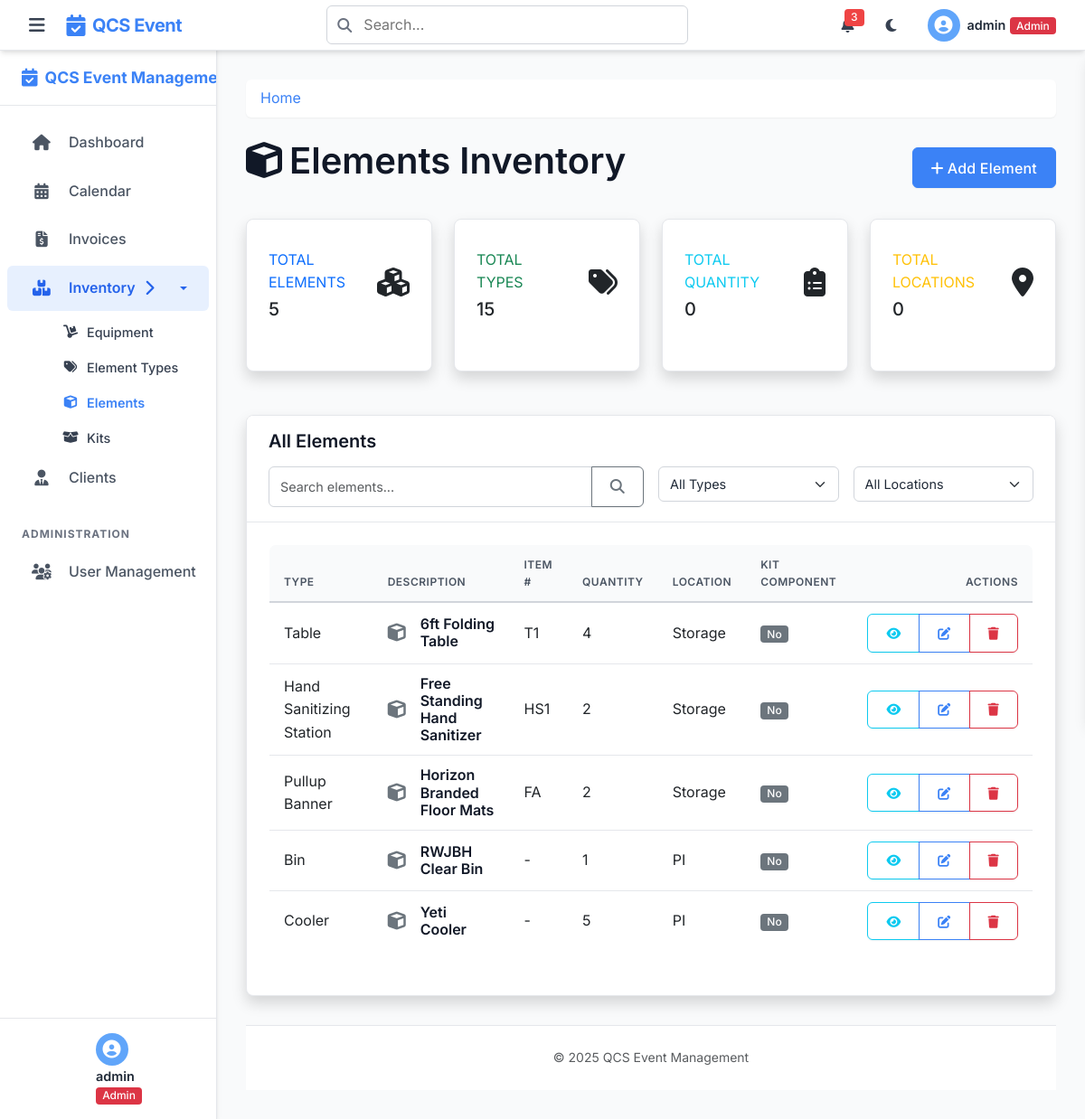
Page /elements (signed in) on the committed database.
### tables this page shows
CREATE TABLE elements (
    element_id INTEGER PRIMARY KEY AUTOINCREMENT,
    type_id INTEGER NOT NULL,
    item_description TEXT NOT NULL,
    item_number TEXT,  -- Can be NULL if no item number is assigned
    quantity INTEGER NOT NULL CHECK (quantity >= 0),
    location TEXT NOT NULL,
    is_kit_component BOOLEAN DEFAULT 0, -- 0 for false, 1 for true.
    FOREIGN KEY (type_id) REFERENCES element_types(type_id)
);

CREATE TABLE element_types (
    type_id INTEGER PRIMARY KEY AUTOINCREMENT,
    type_name TEXT NOT NULL UNIQUE
);

### app.py (the view)
@app.route('/elements')
@login_required
def elements():
    db = get_db()
    search = request.args.get('search', '')
    type_filter = request.args.get('type', '')
    location_filter = request.args.get('location', '') # Assuming location_id exists in elements table
    query = '''
        SELECT e.*, t.type_name
        FROM elements e
        JOIN element_types t ON e.type_id = t.type_id
        WHERE 1=1
    '''
    params = []
    if search:
        query += " AND (e.item_description LIKE ? OR e.item_number LIKE ?)"
        search_param = f"%{search}%"
        params.extend([search_param, search_param])
    if type_filter:
        query += " AND e.type_id = ?"
        params.append(type_filter)
    query += " ORDER BY e.item_description ASC"
    elements_list = db.execute(query, params).fetchall()
    element_types_list = db.execute('SELECT * FROM element_types ORDER BY type_name').fetchall()
    return render_template('elements.html',
                           elements=elements_list,
                           types=element_types_list,
                           search=search,
                           type_filter=type_filter,
                           location_filter=location_filter)

### app.py (called while the page is built)
@app.after_request
def add_security_headers(response):
    response.headers['X-Content-Type-Options'] = 'nosniff'
    response.headers['X-Frame-Options'] = 'DENY'
    response.headers['X-XSS-Protection'] = '1; mode=block'
    response.headers['Strict-Transport-Security'] = 'max-age=31536000; includeSubDomains'
    return response

### helpers.py (called while the page is built)
def get_db():
    if 'db' not in g:
        g.db = sqlite3.connect(
            current_app.config['DATABASE'],
            detect_types=sqlite3.PARSE_DECLTYPES
        )
        g.db.row_factory = sqlite3.Row
    return g.db

def login_required(f):
    @wraps(f)
    def decorated_function(*args, **kwargs):
        if 'user_id' not in session:
            if request.path.startswith('/api/') or request.is_json or request.headers.get('X-Requested-With') == 'XMLHttpRequest':
                return jsonify({'error': 'Authentication required'}), 401
            else:
                flash('Please log in first', 'warning')
                return redirect(url_for('login'))
        return f(*args, **kwargs)
    return decorated_function

### templates/elements.html (shortened to what this page needs)
{% extends 'layout.html' %}
{% block content %}
<div class="d-flex justify-content-between align-items-center mb-4">
    <h1><i class="fas fa-cube me-2"></i>Elements Inventory</h1>
    <div>
        {% if 'admin' in session.role or 'staff' in session.role %}
        <a href="{{ url_for('new_element') }}" class="btn btn-primary">
            <i class="fas fa-plus me-1"></i>Add Element
        </a>
        {% endif %}
    </div>
</div>
<div class="row mb-4">
    <div class="col-xl-3 col-md-6 mb-4">
        <div class="card border-left-primary shadow h-100 py-2">
            <div class="card-body">
                <div class="row no-gutters align-items-center">
                    <div class="col mr-2">
                        <div class="text-xs font-weight-bold text-primary text-uppercase mb-1">
                            Total Elements
                        </div>
                        <div class="h5 mb-0 font-weight-bold text-gray-800">{{ elements|length }}</div>
                    </div>
                    <div class="col-auto">
                        <i class="fas fa-cubes fa-2x text-gray-300"></i>
                    </div>
                </div>
            </div>
        </div>
    </div>
    <div class="col-xl-3 col-md-6 mb-4">
        <div class="card border-left-success shadow h-100 py-2">
            <div class="card-body">
                <div class="row no-gutters align-items-center">
                    <div class="col mr-2">
                        <div class="text-xs font-weight-bold text-success text-uppercase mb-1">
                            Total Types
                        </div>
                        <div class="h5 mb-0 font-weight-bold text-gray-800">
                            {{ types|length }}
                        </div>
                    </div>
                    <div class="col-auto">
                        <i class="fas fa-tags fa-2x text-gray-300"></i>
                    </div>
                </div>
            </div>
        </div>
    </div>
    <div class="col-xl-3 col-md-6 mb-4">
        <div class="card border-left-info shadow h-100 py-2">
            <div class="card-body">
                <div class="row no-gutters align-items-center">
                    <div class="col mr-2">
                        <div class="text-xs font-weight-bold text-info text-uppercase mb-1">
                            Total Quantity
                        </div>
                        <div class="h5 mb-0 font-weight-bold text-gray-800">
                            {% set total_quantity = 0 %}
                            {% for element in elements %}
                                {% set total_quantity = total_quantity + element.quantity %}
                            {% endfor %}
                            {{ total_quantity }}
                        </div>
                    </div>
                    <div class="col-auto">
                        <i class="fas fa-clipboard-list fa-2x text-gray-300"></i>
                    </div>
                </div>
            </div>
        </div>
    </div>
    <div class="col-xl-3 col-md-6 mb-4">
        <div class="card border-left-warning shadow h-100 py-2">
            <div class="card-body">
                <div class="row no-gutters align-items-center">
                    <div class="col mr-2">
                        <div class="text-xs font-weight-bold text-warning text-uppercase mb-1">
                            Total Locations
                        </div>
                        <div class="h5 mb-0 font-weight-bold text-gray-800">{{ locations|length }}</div>
                    </div>
                    <div class="col-auto">
                        <i class="fas fa-map-marker-alt fa-2x text-gray-300"></i>
                    </div>
                </div>
            </div>
        </div>
    </div>
</div>
<div class="card shadow mb-4">
    <div class="card-header bg-white py-3">
        <div class="row align-items-center mb-3">
            <div class="col">
                <h5 class="mb-0 text-gray-800">All Elements</h5>
            </div>
        </div>
        <form method="get" class="row g-3">
            <div class="col-md-6">
                <div class="input-group">
                    <input type="text" class="form-control" placeholder="Search elements..." name="search" value="{{ request.args.get('search', '') }}">
                    <button class="btn btn-outline-secondary" type="submit">
                        <i class="fas fa-search"></i>
                    </button>
                </div>
            </div>
            <div class="col-md-3">
                <select id="typeFilter" name="type" class="form-select" onchange="this.form.submit()">
                    <option value="">All Types</option>
                </select>
            </div>
            <div class="col-md-3">
                <select id="locationFilter" name="location" class="form-select" onchange="this.form.submit()">
                    <option value="">All Locations</option>
                </select>
            </div>
        </form>
    </div>
    <div class="card-body">
        {% if elements %}
            <div class="table-responsive">
                <table class="table table-hover align-middle">
                    <thead>
                        <tr>
                            <th>Type</th>
                            <th>Description</th>
                            <th>Item #</th>
                            <th>Quantity</th>
                            <th>Location</th>
                            <th>Kit Component</th>
                            <th class="text-end">Actions</th>
                        </tr>
                    </thead>
                    <tbody>
                        {% for element in elements %}
                        <tr>
                            <td>{{ element.type_name }}</td>
                            <td>
                                <div class="d-flex align-items-center">
                                    <div class="flex-shrink-0">
                                        <i class="fas fa-cube fa-lg text-secondary me-3"></i>
                                    </div>
                                    <div>
                                        <h6 class="mb-0">{{ element.item_description }}</h6>
                                    </div>
                                </div>
                            </td>
                            <td>{{ element.item_number or '-' }}</td>
                            <td>{{ element.quantity }}</td>
                            <td>{{ element.location }}</td>
                            <td>
                                {% if element.is_kit_component %}
                                <span class="badge bg-info">Yes</span>
                                {% else %}
                                <span class="badge bg-secondary">No</span>
                                {% endif %}
                            </td>
                            <td class="text-end">
                                <div class="btn-group">
                                    <a href="{{ url_for('view_element', element_id=element.element_id) }}" class="btn btn-sm btn-outline-info">
                                        <i class="fas fa-eye"></i>
                                    </a>
                                    {% if 'admin' in session.role or 'staff' in session.role %}
                                    <a href="{{ url_for('edit_element', element_id=element.element_id) }}" class="btn btn-sm btn-outline-primary">
                                        <i class="fas fa-edit"></i>
                                    </a>
                                    <button type="button" class="btn btn-sm btn-outline-danger"
                                            data-bs-toggle="modal" data-bs-target="#deleteElementModal{{ element.element_id }}">
                                        <i class="fas fa-trash"></i>
                                    </button>
                                    {% endif %}
                                </div>
                            </td>
                        </tr>
                        {% endfor %}
                    </tbody>
                </table>
            </div>
        {% endif %}
    </div>
</div>
{% endblock %}

### rows in the picture
elements: type_name "Table", item_description "6ft Folding Table", item_number "T1", quantity "4", location "Storage", is_kit_component "No"
elements: type_name "Hand Sanitizing Station", item_description "Free Standing Hand Sanitizer", item_number "HS1", quantity "2", location "Storage", is_kit_component "No"
elements: type_name "Pullup Banner", item_description "Horizon Branded Floor Mats", item_number "FA", quantity "2", location "Storage", is_kit_component "No"
elements: type_name "Bin", item_description "RWJBH Clear Bin", item_number "-", quantity "1", location "PI", is_kit_component "No"
elements: type_name "Cooler", item_description "Yeti Cooler", item_number "-", quantity "5", location "PI", is_kit_component "No"

### other values in the picture
{{ session.username }} "admin"
{{ elements|length }} "5"
{{ types|length }} "15"
{{ total_quantity }} "0"
{{ locations|length }} "0"
